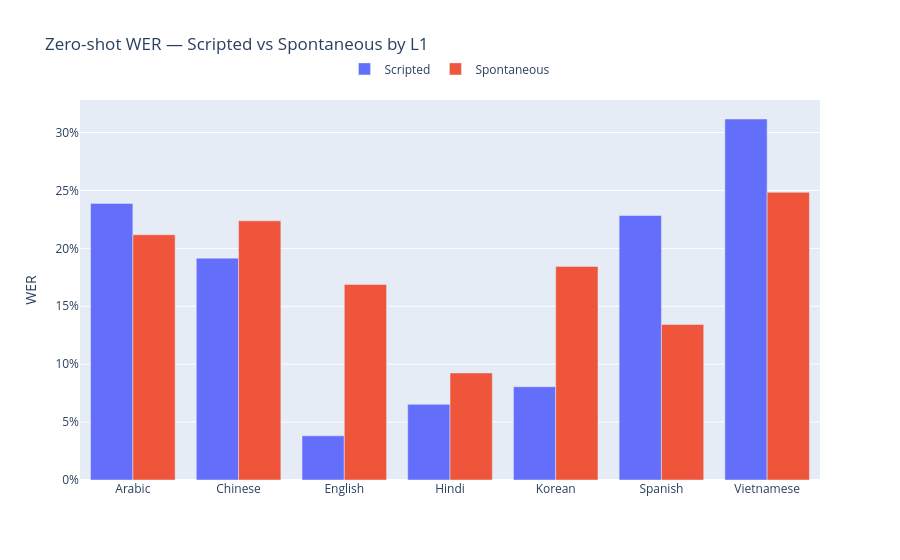

The notebook cell this image was saved under:
### Markdown cell above
---

 # Part 3 — Scripted vs Spontaneous Gap (zero-shot)



 Different corpora → compared at L1 level, not speaker level.

### Code cell
if available("baseline", "scripted") and available("baseline", "spontaneous"):
    s_g  = grouped_wer(results["baseline"]["scripted"],    "l1").rename(columns={"wer": "WER_scripted"})
    sp_g = grouped_wer(results["baseline"]["spontaneous"], "l1").rename(columns={"wer": "WER_spontaneous"})
    gap  = s_g[["l1", "WER_scripted"]].merge(
               sp_g[["l1", "WER_spontaneous"]], on="l1", how="inner")
    gap["gap"] = gap["WER_spontaneous"] - gap["WER_scripted"]

    l1s = gap["l1"].tolist()
    fig = go.Figure()
    fig.add_trace(go.Bar(name="Scripted",    x=l1s, y=gap["WER_scripted"].tolist()))
    fig.add_trace(go.Bar(name="Spontaneous", x=l1s, y=gap["WER_spontaneous"].tolist()))
    fig.update_layout(
        title   = "Zero-shot WER — Scripted vs Spontaneous by L1",
        barmode = "group",
        yaxis   = dict(title="WER", tickformat=".0%"),
        legend  = dict(orientation="h", y=1.12, xanchor="center", x=0.5),
    )
    fig.show()
    display(
        gap.style
           .format({c: "{:.4f}" for c in ["WER_scripted", "WER_spontaneous", "gap"]})
           .set_caption("Scripted vs Spontaneous WER gap (zero-shot)")
    )

### Figure 1 — Plotly figure (JSON) as saved in the notebook; plotly's stock layout.template omitted (floating-point values rounded to 4 significant figures)
{"data": [{"name": "Scripted", "type": "bar", "x": ["Arabic", "Chinese", "English", "Hindi", "Korean", "Spanish", "Vietnamese"], "y": [0.2388, 0.1916, 0.03815, 0.06533, 0.08051, 0.2284, 0.3117]}, {"name": "Spontaneous", "type": "bar", "x": ["Arabic", "Chinese", "English", "Hindi", "Korean", "Spanish", "Vietnamese"], "y": [0.2118, 0.2238, 0.1688, 0.09241, 0.1844, 0.1343, 0.2484]}], "layout": {"barmode": "group", "legend": {"orientation": "h", "x": 0.5, "xanchor": "center", "y": 1.12}, "title": {"text": "Zero-shot WER — Scripted vs Spontaneous by L1"}, "yaxis": {"tickformat": ".0%", "title": {"text": "WER"}}}}
